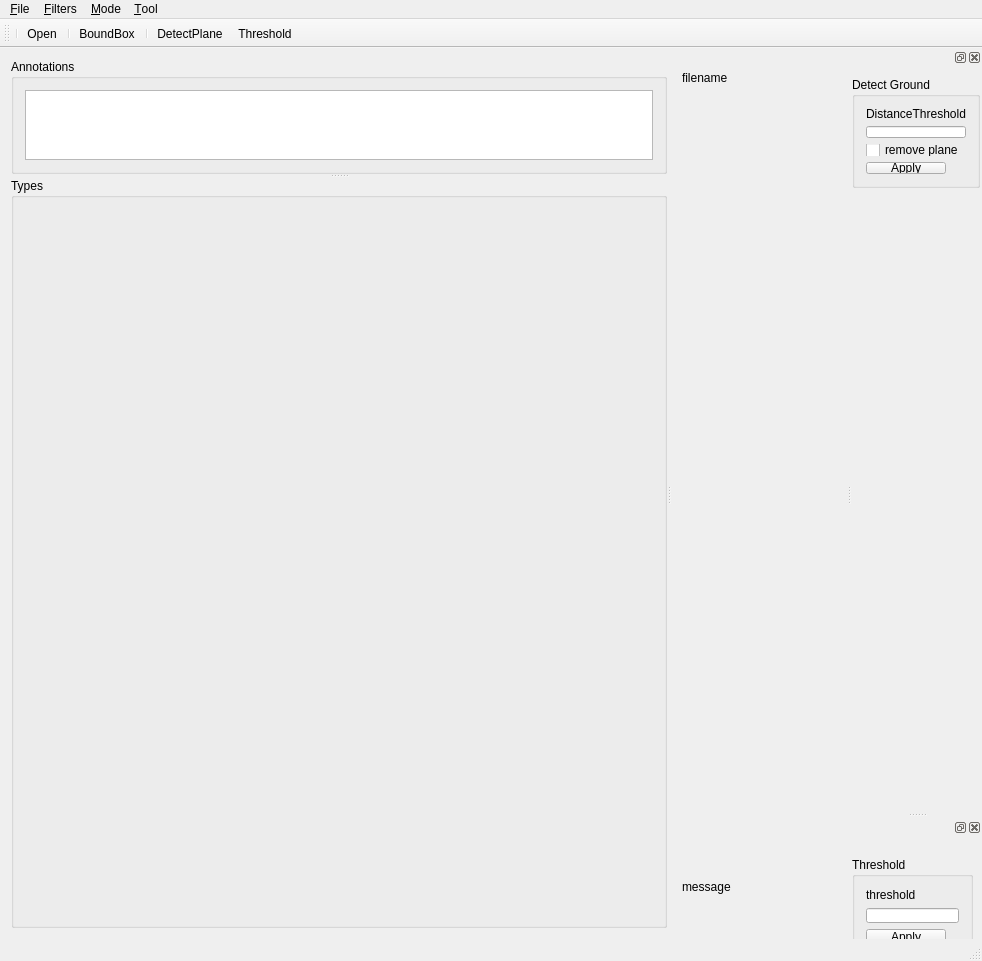
<?xml version="1.0" encoding="UTF-8"?>
<ui version="4.0">
 <class>MainWindow</class>
 <widget class="QMainWindow" name="MainWindow">
  <property name="geometry">
   <rect>
    <x>0</x>
    <y>0</y>
    <width>982</width>
    <height>640</height>
   </rect>
  </property>
  <property name="windowTitle">
   <string>MainWindow</string>
  </property>
  <widget class="QWidget" name="centralWidget">
   <property name="sizePolicy">
    <sizepolicy hsizetype="Expanding" vsizetype="Expanding">
     <horstretch>0</horstretch>
     <verstretch>0</verstretch>
    </sizepolicy>
   </property>
   <layout class="QVBoxLayout" name="verticalLayout_6">
    <item>
     <widget class="QSplitter" name="splitter_2">
      <property name="orientation">
       <enum>Qt::Horizontal</enum>
      </property>
      <widget class="QSplitter" name="splitter">
       <property name="orientation">
        <enum>Qt::Vertical</enum>
       </property>
       <widget class="QGroupBox" name="groupBox_annotations">
        <property name="title">
         <string>Annotations</string>
        </property>
        <layout class="QVBoxLayout" name="verticalLayout_2">
         <item>
          <widget class="QListWidget" name="listWidget">
           <property name="maximumSize">
            <size>
             <width>16777215</width>
             <height>16777215</height>
            </size>
           </property>
          </widget>
         </item>
        </layout>
       </widget>
       <widget class="QGroupBox" name="groupBox_Types">
        <property name="minimumSize">
         <size>
          <width>250</width>
          <height>750</height>
         </size>
        </property>
        <property name="title">
         <string>Types</string>
        </property>
       </widget>
      </widget>
      <widget class="QWidget" name="layoutWidget">
       <layout class="QVBoxLayout" name="verticalLayout_5">
        <item>
         <widget class="QLabel" name="label_filename">
          <property name="maximumSize">
           <size>
            <width>16777215</width>
            <height>15</height>
           </size>
          </property>
          <property name="text">
           <string>filename</string>
          </property>
         </widget>
        </item>
        <item>
         <widget class="QVTKWidget" name="qvtkWidget">
          <property name="sizePolicy">
           <sizepolicy hsizetype="Preferred" vsizetype="Preferred">
            <horstretch>0</horstretch>
            <verstretch>0</verstretch>
           </sizepolicy>
          </property>
          <property name="minimumSize">
           <size>
            <width>0</width>
            <height>0</height>
           </size>
          </property>
         </widget>
        </item>
        <item>
         <widget class="QLabel" name="label_message">
          <property name="maximumSize">
           <size>
            <width>16777215</width>
            <height>60</height>
           </size>
          </property>
          <property name="text">
           <string>message</string>
          </property>
         </widget>
        </item>
       </layout>
      </widget>
     </widget>
    </item>
   </layout>
  </widget>
  <widget class="QMenuBar" name="menuBar">
   <property name="geometry">
    <rect>
     <x>0</x>
     <y>0</y>
     <width>982</width>
     <height>16</height>
    </rect>
   </property>
   <widget class="QMenu" name="menu_File">
    <property name="title">
     <string>&amp;File</string>
    </property>
    <addaction name="action_Open"/>
    <addaction name="action_Save"/>
   </widget>
   <widget class="QMenu" name="menu_Filters">
    <property name="title">
     <string>&amp;Filters</string>
    </property>
    <addaction name="action_detect_plane"/>
   </widget>
   <widget class="QMenu" name="menumode">
    <property name="title">
     <string>&amp;Mode</string>
    </property>
    <addaction name="action"/>
    <addaction name="action_Selection"/>
    <addaction name="action_Annotation"/>
   </widget>
   <widget class="QMenu" name="menu_Tool">
    <property name="title">
     <string>&amp;Tool</string>
    </property>
    <addaction name="action_BoundBox"/>
   </widget>
   <addaction name="menu_File"/>
   <addaction name="menu_Filters"/>
   <addaction name="menumode"/>
   <addaction name="menu_Tool"/>
  </widget>
  <widget class="QToolBar" name="mainToolBar">
   <attribute name="toolBarArea">
    <enum>TopToolBarArea</enum>
   </attribute>
   <attribute name="toolBarBreak">
    <bool>false</bool>
   </attribute>
   <addaction name="separator"/>
   <addaction name="action_Open"/>
   <addaction name="separator"/>
   <addaction name="action_BoundBox"/>
   <addaction name="separator"/>
   <addaction name="action_detect_plane"/>
   <addaction name="action_Threshold"/>
  </widget>
  <widget class="QStatusBar" name="statusBar"/>
  <widget class="QDockWidget" name="PlaneDetect_dockWidget">
   <property name="sizePolicy">
    <sizepolicy hsizetype="Preferred" vsizetype="Expanding">
     <horstretch>1</horstretch>
     <verstretch>1</verstretch>
    </sizepolicy>
   </property>
   <property name="minimumSize">
    <size>
     <width>130</width>
     <height>120</height>
    </size>
   </property>
   <attribute name="dockWidgetArea">
    <number>2</number>
   </attribute>
   <widget class="QWidget" name="dockWidgetContents_3">
    <property name="sizePolicy">
     <sizepolicy hsizetype="Expanding" vsizetype="Expanding">
      <horstretch>0</horstretch>
      <verstretch>0</verstretch>
     </sizepolicy>
    </property>
    <widget class="QGroupBox" name="groupBox">
     <property name="geometry">
      <rect>
       <x>0</x>
       <y>10</y>
       <width>128</width>
       <height>111</height>
      </rect>
     </property>
     <property name="title">
      <string>Detect Ground</string>
     </property>
     <layout class="QVBoxLayout" name="verticalLayout">
      <item>
       <widget class="QLabel" name="label">
        <property name="text">
         <string>DistanceThreshold:</string>
        </property>
       </widget>
      </item>
      <item>
       <widget class="QLineEdit" name="distanceThreshold_lineEdit"/>
      </item>
      <item>
       <widget class="QCheckBox" name="removePlane_checkBox">
        <property name="text">
         <string>remove plane</string>
        </property>
       </widget>
      </item>
      <item>
       <widget class="QPushButton" name="applyPlaneDetection_pushButton">
        <property name="sizePolicy">
         <sizepolicy hsizetype="Fixed" vsizetype="Fixed">
          <horstretch>0</horstretch>
          <verstretch>0</verstretch>
         </sizepolicy>
        </property>
        <property name="text">
         <string>Apply</string>
        </property>
       </widget>
      </item>
     </layout>
    </widget>
   </widget>
  </widget>
  <widget class="QDockWidget" name="threshold_dockWidget">
   <attribute name="dockWidgetArea">
    <number>2</number>
   </attribute>
   <widget class="QWidget" name="dockWidgetContents">
    <widget class="QGroupBox" name="groupBox_2">
     <property name="geometry">
      <rect>
       <x>0</x>
       <y>20</y>
       <width>121</width>
       <height>101</height>
      </rect>
     </property>
     <property name="title">
      <string>Threshold</string>
     </property>
     <layout class="QVBoxLayout" name="verticalLayout_3">
      <item>
       <widget class="QLabel" name="label_4">
        <property name="text">
         <string>threshold</string>
        </property>
       </widget>
      </item>
      <item>
       <widget class="QLineEdit" name="threshold_lineEdit"/>
      </item>
      <item>
       <widget class="QPushButton" name="threshold_pushButton">
        <property name="sizePolicy">
         <sizepolicy hsizetype="Fixed" vsizetype="Fixed">
          <horstretch>0</horstretch>
          <verstretch>0</verstretch>
         </sizepolicy>
        </property>
        <property name="text">
         <string>Apply</string>
        </property>
       </widget>
      </item>
     </layout>
    </widget>
   </widget>
  </widget>
  <action name="action_Open">
   <property name="text">
    <string>&amp;Open</string>
   </property>
  </action>
  <action name="action_Save">
   <property name="text">
    <string>&amp;Save</string>
   </property>
  </action>
  <action name="action_detect_plane">
   <property name="text">
    <string>&amp;DetectPlane</string>
   </property>
  </action>
  <action name="action">
   <property name="text">
    <string>&amp;Visiualize</string>
   </property>
  </action>
  <action name="action_Selection">
   <property name="text">
    <string>&amp;Selection</string>
   </property>
  </action>
  <action name="action_Annotation">
   <property name="text">
    <string>&amp;Annotation</string>
   </property>
  </action>
  <action name="action_BoundBox">
   <property name="text">
    <string>&amp;BoundBox</string>
   </property>
  </action>
  <action name="action_Threshold">
   <property name="text">
    <string>&amp;Threshold</string>
   </property>
  </action>
 </widget>
 <layoutdefault spacing="6" margin="11"/>
 <customwidgets>
  <customwidget>
   <class>QVTKWidget</class>
   <extends>QWidget</extends>
   <header>QVTKWidget.h</header>
  </customwidget>
 </customwidgets>
 <resources/>
 <connections/>
</ui>
